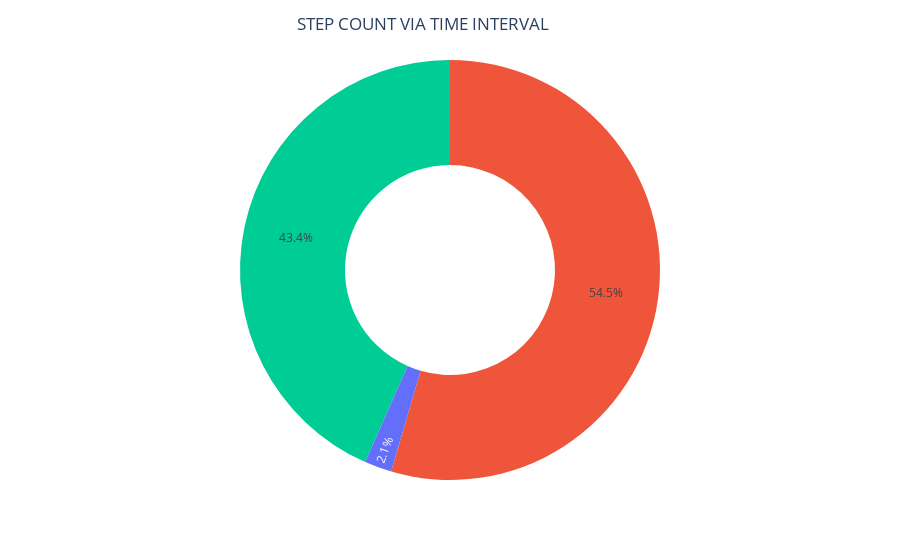

Notebook cell for this chart:
### Code cell
fig=px.pie(step,labels=step.index,values=step.values,color=step.index,hole=0.5)
fig.update_layout(title="STEP COUNT VIA TIME INTERVAL",title_x=0.47)

#fig.update_traces(hover_info="text+label")
fig.show()

### Figure 1 — Plotly figure (JSON) as saved in the notebook; plotly's stock layout.template omitted (floating-point values rounded to 4 significant figures)
{"data": [{"customdata": [["Morning"], ["Afternoon"], ["Evening"]], "domain": {"x": [0, 1], "y": [0, 1]}, "hole": 0.5, "hovertemplate": "value=%{value}<br>Time Interval=%{customdata[0]}<extra></extra>", "legendgroup": "", "marker": {"colors": ["#636efa", "#EF553B", "#00cc96"]}, "name": "", "showlegend": false, "type": "pie", "values": [703, 18274, 14542]}], "layout": {"autosize": true, "legend": {"tracegroupgap": 0}, "margin": {"t": 60}, "title": {"text": "STEP COUNT VIA TIME INTERVAL", "x": 0.47}}}
